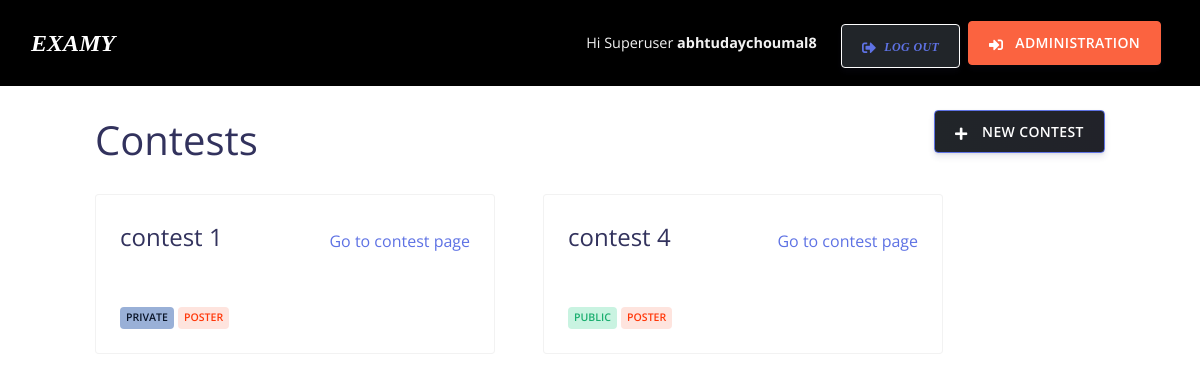
Page /judge/ (signed in) on the earlier database version.
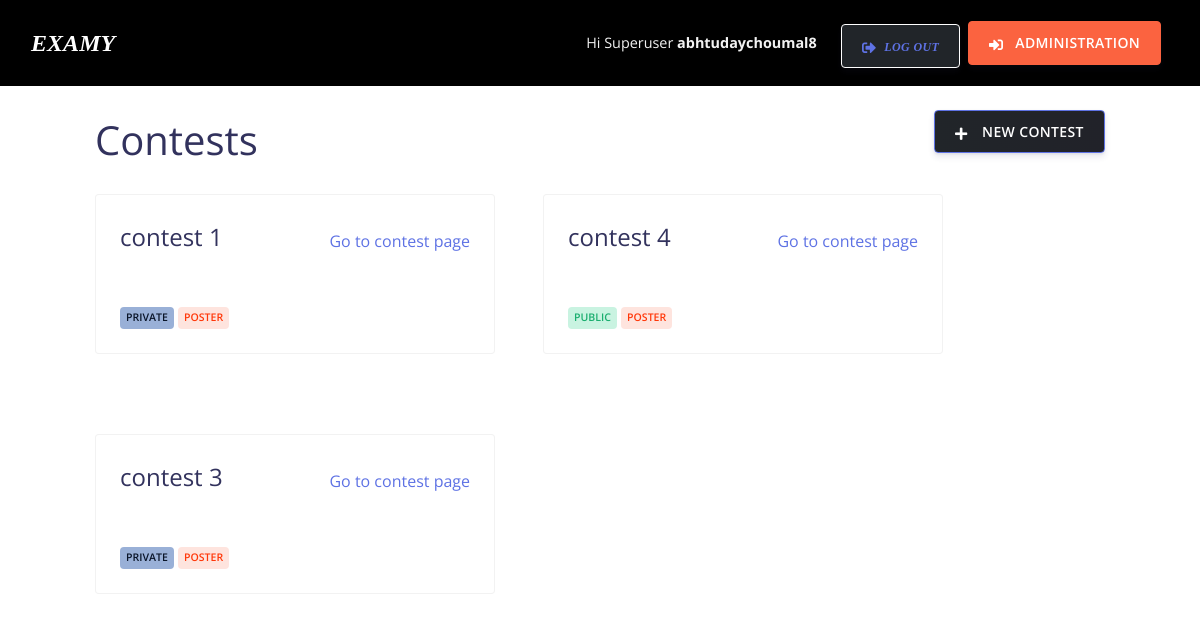
Same page on the later database version.
### judge/models.py (models this page shows, shortened)
class Contest(models.Model):
    name = models.CharField(
        max_length=50, default='Unnamed Contest', unique=True)
    """Contest name"""
    start_datetime = models.DateTimeField()
    """Start Date and Time for Contest"""
    soft_end_datetime = models.DateTimeField()
    """"Soft" End Date and Time for Contest"""
    hard_end_datetime = models.DateTimeField()
    """"Hard" End Date and Time for Contest"""
    penalty = models.FloatField(default=0.0)
    """Penalty for late-submission"""
    public = models.BooleanField(default=False)
    """Is the contest public?"""
    enable_linter_score = models.BooleanField(default=True)
    """Enable linter scoring"""
    enable_poster_score = models.BooleanField(default=True)
    """Enable poster scoring"""

### judge/views.py (the view)
# urls.py: path('', views.index, name='index'),
def index(request):
    context = {}
    user = _get_user(request)
    if user is not None:
        status, maybe_error = handler.process_person(request.user.email)
        if not status:
            return handler404(request)
    contests = Contest.objects.all()
    permissions = [handler.get_personcontest_permission(
        None if user is None else user.email, contest.pk) for contest in contests]
    context['contests'] = zip(contests, permissions)
    return render(request, 'judge/index.html', context)

### judge/handler.py (called while the page is built)
def process_person(email: str, rank: int = 0) -> STATUS_AND_OPT_ERROR_T:
    if email is None:
        return (False, ValidationError('Email passed is None.'))
    try:
        (p, status) = models.Person.objects.get_or_create(email=email.lower())
        if status:
            p.rank = 0 if rank is None else rank
            p.save()
    except Exception as other_err:
        print_exc()
        return (False, ValidationError(str(other_err)))
    else:
        return (True, None)

### judge/views.py (called while the page is built)
def _get_user(request) -> User:
    if request.user.is_authenticated:
        if request.user.email == '':
            if request.user.is_superuser:
                request.user.email = request.user.username + '@autojudge.superuser'
            else:
                return None
        return request.user
    else:
        return None

### judge/templates/judge/index.html (shortened to what this page needs)
{% extends "judge/base.html" %}
{% block content %}
<div class="row">
    <div class="col-12">
        <h1 class="d-inline-block">Contests</h1>
        {% if user.is_authenticated %}
        <a class="btn btn-icon btn-primary bg-gradient-dark float-right" href="{% url 'judge:new_contest' %}">
            <span class="btn-inner--icon"><i class="fas fa-plus"></i></span>
            <span class="btn-inner--text">New Contest</span>
        </a>
        {% endif %}
    </div>
    <div class="col-12"  style="
    display: flex;
    gap: 3rem;
    flex-wrap: wrap;
">
        {% for contest, permission in contests %}
        {% if permission != None %}
        <div class="card my-3 contest-card" style="width: 25rem; height: 10rem">
            <div class="card-body" style="
            display: flex;
            flex-direction: column;
            justify-content: space-between;
        ">
                <div style="
                display: flex;
                flex-direction: row;
                align-items: center;
                justify-content: space-between;
            ">
                    <h4 class="d-inline-block">{{ contest.name }}</h4>
                    <a href="{% url 'judge:contest_detail' contest.pk %}" class="card-link">Go to contest page</a>
                </div>
                <div class="float-right">
                    {% if contest.public %}<span class="badge badge-success">Public</span>{% else %}
                    <span class="badge badge-default">Private</span>{% endif %}
                    {% if permission %}<span class="badge badge-warning">Poster</span>
                    {% else %}<span class="badge badge-warning">Participant</span>{% endif %}
                </div>
            </div>
        </div>
        {% endif %}
        {% empty %}
        <div class="col-12">
            No active contests for the time being. Create a new contest or check later.
        </div>
        {% endfor %}
    </div>
</div>
{% endblock %}

Differences in the rows shown:
added Contest: name "contest 3", public "PRIVATE"
